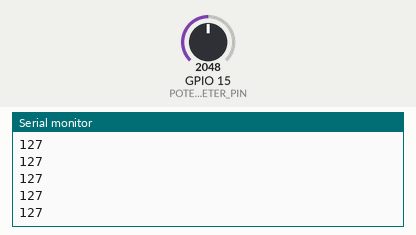
The sketch below on a simulated ESP32. Shown: the last lines printed to the serial monitor. Inputs (shaded band) come from the test bench; at power-on: GPIO 15 (POTENTIOMETER_PIN) = 2048.

Above: at 1.2 s.
1.3 s: GPIO 15 (POTENTIOMETER_PIN) set to 2866
At 2.0 s:
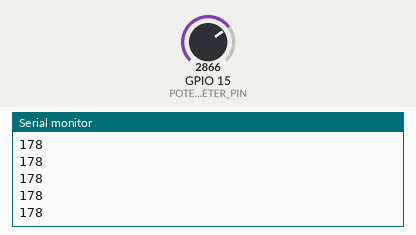
2.8 s: GPIO 15 (POTENTIOMETER_PIN) set to 3603
At 3.3 s:
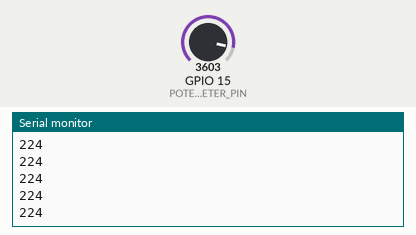
Timing chart, 0 to 5.8 s (numbered marks = the images above; inputs shaded):
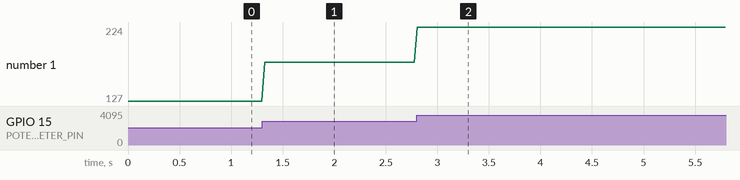

Measured:
- after the input at 1.3 s, the serial monitor: prints a new line at once (image 1)
- after the input at 2.8 s, the serial monitor: prints a new line at once (image 2)
- plotted number 1: 127 → 178 after the input at 1.3 s, 178 → 224 after the input at 2.8 s

The sketch:

Brightness_Controller.ino
```cpp
const byte led_gpio = 18;

#define POTENTIOMETER_PIN  15


void setup() {
  Serial.begin(9600);

  pinMode(POTENTIOMETER_PIN, INPUT);


  ledcSetup(0, 4000, 8); // 12 kHz PWM, 8-bit resolution
}

void loop() {
  int analogValue = analogRead(POTENTIOMETER_PIN);
  int brightness = map(analogValue, 0, 4095, 0, 255);
  ledcWrite(0, brightness);

  Serial.println(brightness);
  delay(30);
}
```
